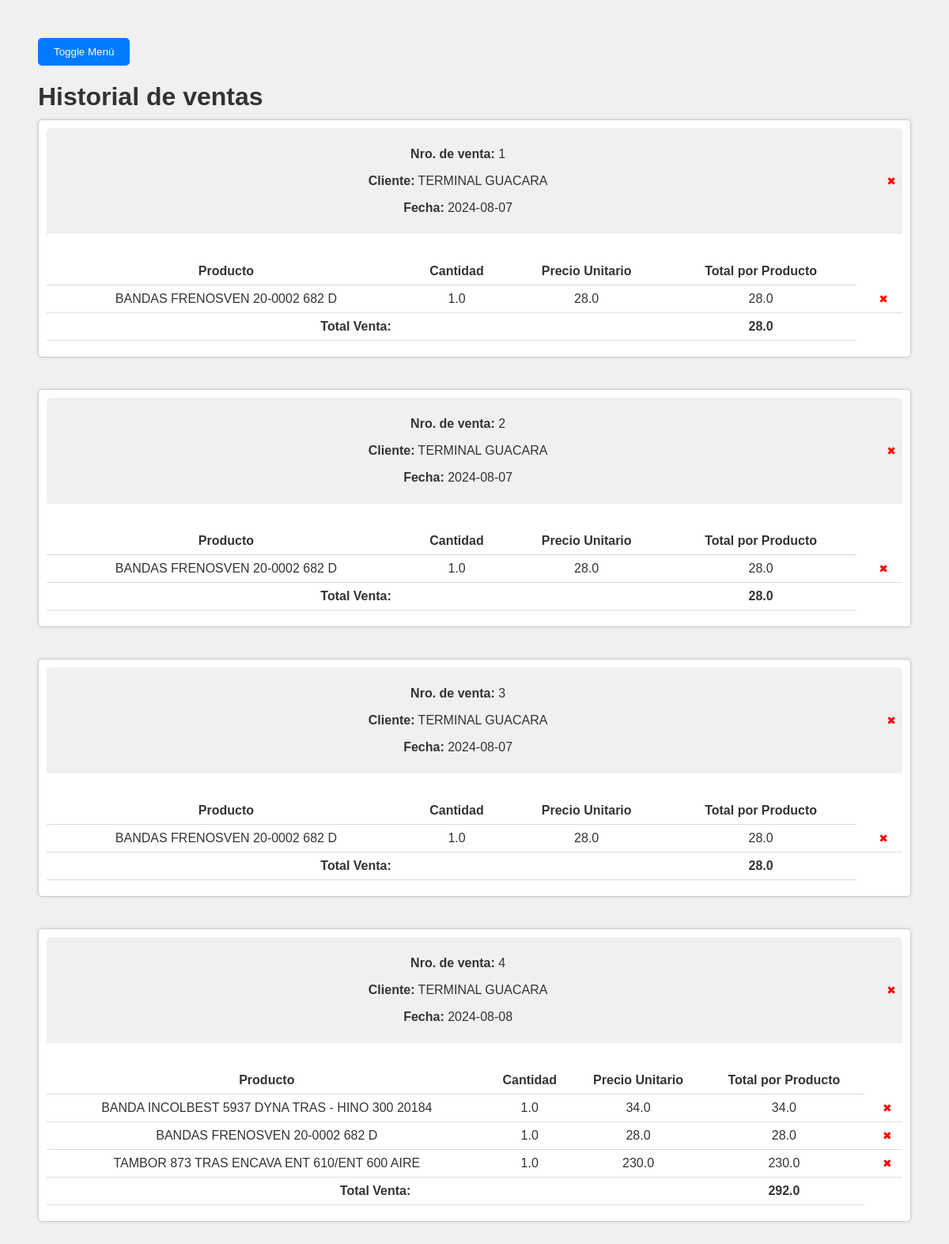
The app's page /historial_ventas with its own data.
### tables this page shows
CREATE TABLE Ventas (
    id INTEGER PRIMARY KEY AUTOINCREMENT,
    numero_venta INTEGER,
    cliente TEXT,
    producto TEXT,
    cantidad INTEGER,
    precio REAL,
    costo REAL,
    fecha DATE,
    FOREIGN KEY (cliente) REFERENCES Clientes(nombre_cliente)
);

### routes/historial_ventas.py (the view)
@historial_ventas_bp.route('/historial_ventas')
def historial_ventas():
    db = get_db()
    cursor = db.execute('SELECT id, numero_venta, cliente, fecha, producto, cantidad, precio FROM Ventas ORDER BY numero_venta')
    ventas = cursor.fetchall()
    for venta in ventas:
        id = venta['id']
    ventas_agrupadas = []
    current_numero_venta = None
    venta_actual = None
    for venta in ventas:
        if venta['numero_venta'] != current_numero_venta:
            if venta_actual:
                total_venta = sum(producto['cantidad'] * producto['precio'] for producto in venta_actual['productos'])
                venta_actual['total_venta'] = total_venta
                ventas_agrupadas.append(venta_actual)
            venta_actual = {
                'numero_venta': venta['numero_venta'],
                'cliente': venta['cliente'],
                'fecha': venta['fecha'],
                'productos': []
            }
            current_numero_venta = venta['numero_venta']
        try:
            cantidad = float(venta['cantidad']) if venta['cantidad'] else 0.0
        except ValueError:
            cantidad = 0.0
        try:
            precio = float(venta['precio']) if venta['precio'] else 0.0
        except ValueError:
            precio = 0.0
        venta_actual['productos'].append({
            'id': venta['id'],
            'producto': venta['producto'],
            'cantidad': cantidad,  # Convertir a float
            'precio': precio  # Convertir a float
        })
    if venta_actual:
        total_venta = sum(float(producto['cantidad']) * float(producto['precio']) for producto in venta_actual['productos'])
        venta_actual['total_venta'] = total_venta
        ventas_agrupadas.append(venta_actual)
    return render_template('historial_ventas.html', ventas=ventas_agrupadas)

### app.py (called while the page is built)
def create_app():
    app = Flask(__name__, template_folder='templates')
    app.config['SECRET_KEY'] = cargar_clave_secreta()
    @app.before_request
    def before_request():
        g.db = get_db()
    @app.teardown_appcontext
    def teardown_appcontext(error):
        close_db(error)
    @app.route('/')
    def index():
        print('hola')
        return render_template('index.html')
    app.register_blueprint(agregar_stock_bp)
    app.register_blueprint(sumar_stock_bp)
    app.register_blueprint(automatizar_mensajes_bp)
    app.register_blueprint(crear_notas_entrega_bp)
    app.register_blueprint(historial_ventas_bp)
    app.register_blueprint(manejar_credito_bp)
    app.register_blueprint(mostrar_inventario_bp)
    app.register_blueprint(nueva_venta_bp)
    return app

### routes/database.py (called while the page is built)
def get_db():
    if 'db' not in g:
        g.db = sqlite3.connect(DATABASE)
        g.db.row_factory = sqlite3.Row
    return g.db

### templates/historial_ventas.html (shortened to what this page needs)
<!DOCTYPE html>
<html lang="en">
<head>
    <link rel="stylesheet" href="{{ url_for ('static', filename='style.css')}}">
</head>
<body>
    <div class="contenido-principal">
        <button id="toggle-button">Toggle Menú</button>
        <h1 class="titulo_principal">Historial de ventas</h1>
        <div id="historial" class="ventas-container">
            {% for venta in ventas %}
            <div class="venta-card">
                <div class="venta-header">
                    <div>
                        <p><strong>Nro. de venta:</strong> {{ venta.numero_venta }}</p>
                        <p><strong>Cliente:</strong> {{ venta.cliente }}</p>
                        <p><strong>Fecha:</strong> {{ venta.fecha }}</p>
                    </div>
                    <form action="/eliminar_venta/{{ venta.numero_venta }}" method="post">
                        <span class="eliminar-venta" title="Eliminar Venta" onclick="this.parentElement.submit()">&#x2716;</span>
                    </form>
                </div>
                <div class="venta-body">
                    <table>
                        <thead>
                            <tr>
                                <th>Producto</th>
                                <th>Cantidad</th>
                                <th>Precio Unitario</th>
                                <th>Total por Producto</th>
                            </tr>
                        </thead>
                        <tbody>
                            {% for producto in venta.productos %}
                            <tr>
                                <td>{{ producto.producto }}</td>
                                <td>{{ producto.cantidad }}</td>
                                <td>{{ producto.precio }}</td>
                                <td>{{ producto.cantidad * producto.precio }}</td>
                                <td>
                                    <form action="/eliminar_producto/{{ venta.numero_venta }}/{{ producto.id }}" method="post">
                                        <span class="eliminar-venta" title="Eliminar Producto" onclick="this.parentElement.submit()">&#x2716;</span>
                                    </form>
                                </td>
                            </tr>
                            {% endfor %}
                        </tbody>
                        <tfoot>
                            <tr>
                                <td colspan="3"><strong>Total Venta:</strong></td>
                                <td><strong>{{ venta.total_venta }}</strong></td>
                            </tr>
                        </tfoot>
                    </table>
                </div>
            </div>
            {% endfor %}
        </div>
    </div>
</body>
</html>

### static/style.css (style rules this page uses)
body { font-family: Arial, sans-serif; background-color: #f0f0f0; padding: 20px; display: flex; justify-content: space-between; color: #333333; }
h1, h2, h3, h4, h5, h6 { color: #f0f0f0; margin-bottom: 10px; }
button { background-color: #007BFF; color: white; border: none; padding: 10px 20px; border-radius: 5px; cursor: pointer; transition: background-color 0.3s ease; }
table { width: 100%; border-collapse: collapse; margin-top: 10px; text-align: center; }
th, td { padding: 8px; text-align: center; border-bottom: 1px solid #dddddd; }
.contenido-principal { margin-left: 0; width: 100%; padding: 20px; transition: margin-left 0.3s ease; }
.ventas-container { display: flex; flex-wrap: wrap; gap: 20px; }
.venta-card { background-color: #ffffff; border: 1px solid #cccccc; border-radius: 5px; box-shadow: 0 0 5px rgba(0, 0, 0, 0.1); width: calc(100% - 20px); padding: 10px; position: relative; margin-bottom: 20px; }
.venta-header { background-color: #f0f0f0; border-top-left-radius: 5px; border-top-right-radius: 5px; padding: 8px; margin-bottom: 10px; display: flex; justify-content: space-between; align-items: center; text-align: center; flex-wrap: wrap; }
.venta-header > div { flex: 1; margin-right: 20px; }
.venta-body { padding: 10px 0; }
.eliminar-venta { font-size: 14px; color: #ff0000; cursor: pointer; margin-left: 10px; }
.titulo_principal { color: #333; }

### records on screen
Ventas: numero_venta "1", cliente "TERMINAL GUACARA", fecha "2024-08-07", producto "BANDAS FRENOSVEN 20-0002 682 D", cantidad "1.0", precio "28.0", producto.cantidad*producto.precio "28.0", total_venta "28.0"
Ventas: numero_venta "2", cliente "TERMINAL GUACARA", fecha "2024-08-07", producto "BANDAS FRENOSVEN 20-0002 682 D", cantidad "1.0", precio "28.0", producto.cantidad*producto.precio "28.0", total_venta "28.0"
Ventas: numero_venta "3", cliente "TERMINAL GUACARA", fecha "2024-08-07", producto "BANDAS FRENOSVEN 20-0002 682 D", cantidad "1.0", precio "28.0", producto.cantidad*producto.precio "28.0", total_venta "28.0"
Ventas: numero_venta "4", cliente "TERMINAL GUACARA", fecha "2024-08-08", producto "BANDA INCOLBEST 5937 DYNA TRAS - HINO 300 20184", cantidad "1.0", precio "34.0", producto.cantidad*producto.precio "34.0", total_venta "292.0"
Ventas: producto "BANDAS FRENOSVEN 20-0002 682 D", cantidad "1.0", precio "28.0", producto.cantidad*producto.precio "28.0"
Ventas: producto "TAMBOR 873 TRAS ENCAVA ENT 610/ENT 600 AIRE", cantidad "1.0", precio "230.0", producto.cantidad*producto.precio "230.0"
